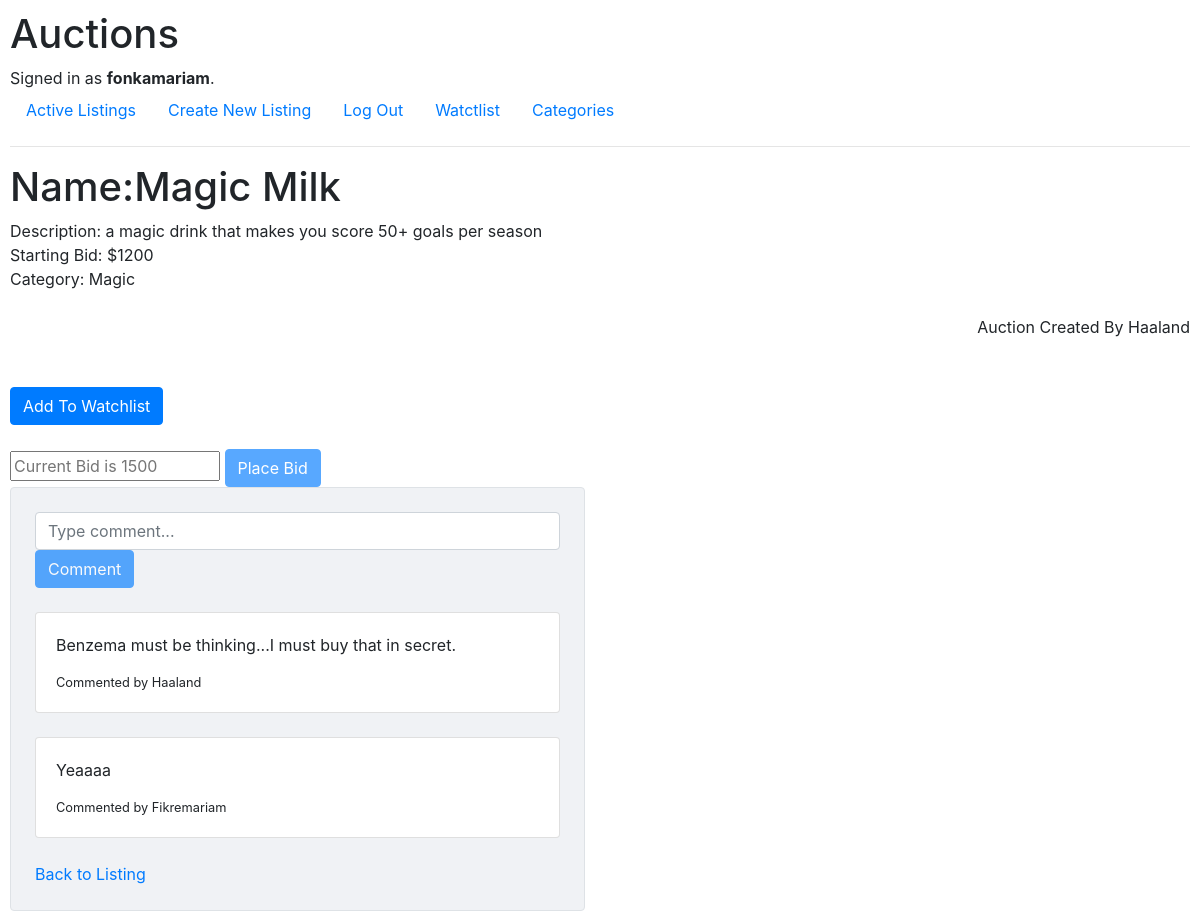
Page /3 (signed in) on the committed database.
### auctions/models.py (models this page shows, shortened)
class User(AbstractUser):
    pass

class Listing(models.Model):
    title= models.CharField(max_length=64)
    starting_bid=models.IntegerField()
    description= models.TextField()
    imageUrl= models.CharField(max_length=512 ,blank=True, null=True)
    category=models.TextField(blank=True, null=True)
    owner= models.ForeignKey( User, on_delete=models.CASCADE, blank=True, null=True, related_name="user")
    watchlist= models.ManyToManyField(User, blank=True, null=True, related_name="wl")
    bought= models.ForeignKey(User, on_delete=models.CASCADE,blank=True, null=True, related_name="bo")
    active=models.BooleanField(default=False)

class Comment(models.Model):
    person=models.ForeignKey(User, on_delete=models.CASCADE, blank=True, null=True, related_name="user1")
    comment=models.TextField()
    auction=models.ForeignKey(Listing ,on_delete=models.CASCADE)

### auctions/views.py (the view, shortened to what this page needs)
# urls.py: path("<int:x>", views.get , name="get")
@login_required
def get(request,x):
    B=Bid.objects.all()
    list_for_watchlist=[]
    l=Listing.objects.get(pk=x)
    C= Comment.objects.all()
    list_for_comments=[]
    list_for_bids=[]
    dic={}
    if request.method == "GET":
        curr=request.user
        for y in C:
            if y.auction.id == x:
                list_for_comments.append(y)
        try:
            wanted_watchlist=Watchlist.objects.get(own=curr)
        except Watchlist.DoesNotExist:
            wanted_watchlist= Watchlist.objects.create(own=curr)
            wanted_watchlist.save()
        fonka=wanted_watchlist.oneauction.iterator()
        for f in fonka:
            list_for_watchlist.append(f.id)
        message="add"
        if x in list_for_watchlist:
            message="remove"
        for b in B:
            if b.auctionbided.id==x:
                list_for_bids.append(b)
        show_bid="True"
        if curr == l.owner:
            show_bid="False"
        if list_for_bids:
            for z in list_for_bids:
                dic.update({z.bidder: z.bid})
            Highest_bidder=max(dic, key= lambda x:dic[x])
            Highest_bid= dic[Highest_bidder]
            min_bid_to_be_placed= Highest_bid + 1
            show_bid="True"
            if curr == l.owner:
                show_bid="False"
                return render(request,"auctions/singlepage.html",{"show_bid":show_bid,"Bids":list_for_bids,"highest_bidder":Highest_bidder,"highest_bid":Highest_bid,"message":message,"l":l,"message_for_watchlist":message,"Comments":list_for_comments})
            return render(request,"auctions/singlepage.html",{"show_bid":show_bid,"min_value":min_bid_to_be_placed,"highest_bidder":Highest_bidder,"highest_bid":Highest_bid,"message":message,"l":l,"message_for_watchlist":message,"Comments":list_for_comments})
        Highest_bid= l.starting_bid
        return render(request,"auctions/singlepage.html",{"show_bid":show_bid,"highest_bid":Highest_bid,"message":message,"l":l,"message_for_watchlist":message,"Comments":list_for_comments})

### auctions/templates/auctions/singlepage.html (shortened to what this page needs)
{% extends "auctions/layout.html" %}
{% block body %}
<h1>Name:{{l.title}}</h1>
<div>Description: {{l.description}}</div>
<div>Starting Bid: ${{l.starting_bid}}</div>
{%if l.category%}
<div>Category: {{l.category}}</div>
{% endif %} <br>
<div class="creation">Auction Created By {{l.owner}}</div><br><br><br>
{% if message_for_watchlist == "add" %}
<form action="{% url 'add_to_watchlist' %}" method="post">
    <input class="btn btn-primary" type="submit" value="Add To Watchlist">
</form>
{% endif %}
<br>
{% if show_bid == "True" %}
<form action="{% url 'add_bid' %}" method="post">
    <input id="bid" type="number" min="{{min_value}}" max="10000000000000" placeholder="Current Bid is {{highest_bid}}" name="bid">
    <input id="submitbid" class="btn btn-primary"  type="submit" disabled value="Place Bid">
</form>
{% endif %}
<div class="row d-flex justify-content-left">
    <div class="col-md-8 col-lg-6">
      <div class="card shadow-0 border" style="background-color: #f0f2f5;">
        <div class="card-body p-4">
          <div class="form-outline mb-4">
            <form id="form_for_comment" action="{% url 'get' l.id %}" method="post">
            <input type="text" id="commentt" class="form-control" placeholder="Type comment..." name="com" />
            <button class="btn btn-primary" type="submit" id="submitbutton" disabled> Comment</button>
        </form>
    </div>
    {% if Comments %}
    {% for c in Comments %}
          <div class="card mb-4">
            <div class="card-body">
              <p>{{c.comment}}</p>
              <div class="d-flex justify-content-between">
                <div class="d-flex flex-row align-items-center">
                  <p class="small mb-0 ms-2">Commented by {{c.person}}</p>
                </div>
              </div>
            </div>
          </div>
    {% endfor %}
    {% endif %}
<a href="{% url 'index' %}">Back to Listing</a>
{% endblock %}

### auctions/templates/auctions/layout.html (shortened to what this page needs)
{% load static %}
<!DOCTYPE html>
<html lang="en">
    <head>
        <link rel="stylesheet" href="https://stackpath.bootstrapcdn.com/bootstrap/4.4.1/css/bootstrap.min.css">
        <link href="{% static 'auctions/styles.css' %}" rel="stylesheet">
    </head>
    <body>
        <h1>Auctions</h1>
        <div>
            {% if user.is_authenticated %}
                Signed in as <strong>{{ user.username }}</strong>.
            {% else %}
                Not signed in.
            {% endif %}
        </div>
        <ul class="nav">
            <li class="nav-item">
                <a class="nav-link" href="{% url 'index' %}">Active Listings</a>
            </li>
            {% if user.is_authenticated %}
            <li class="nav-item">
                <a class="nav-link" href="{% url 'create' %}">Create New Listing</a>
            </li>
            {% endif %}
            {% if user.is_authenticated %}
                <li class="nav-item">
                    <a class="nav-link" href="{% url 'logout' %}">Log Out</a>
                </li>
            {% endif %}
            {% if user.is_authenticated %}
                <li class="nav-item">
                    <a class="nav-link" href="{% url 'show_watchlist' %}"> Watctlist</a>
                </li>
            {% endif %}
            <li class="nav-item">
                <a class="nav-link" href="{% url 'categories' %}">Categories</a>
            </li>
        </ul>
        <hr>
        {% block body %}
        {% endblock %}
    </body>
</html>

### auctions/static/auctions/styles.css (style rules this page uses)
body { padding: 10px; }

### auctions/templates/auctions/singlepage.html (style rules this page uses)
.creation { float: right; }

### rows in the picture
User: username "fonkamariam"
Listing: title "Magic Milk", description "a magic drink that makes you score 50+ goals per season", starting_bid "1200", category "Magic", owner "Haaland"
Comment: comment "Benzema must be thinking...I must buy that in secret.", person "Haaland"
Comment: comment "Yeaaaa", person "Fikremariam"
